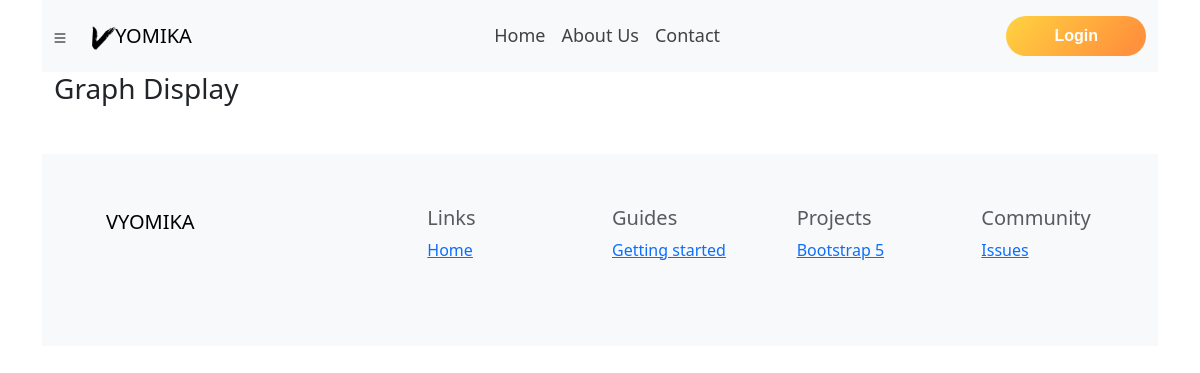
Before: /visualize/display/54/ with the older database file.
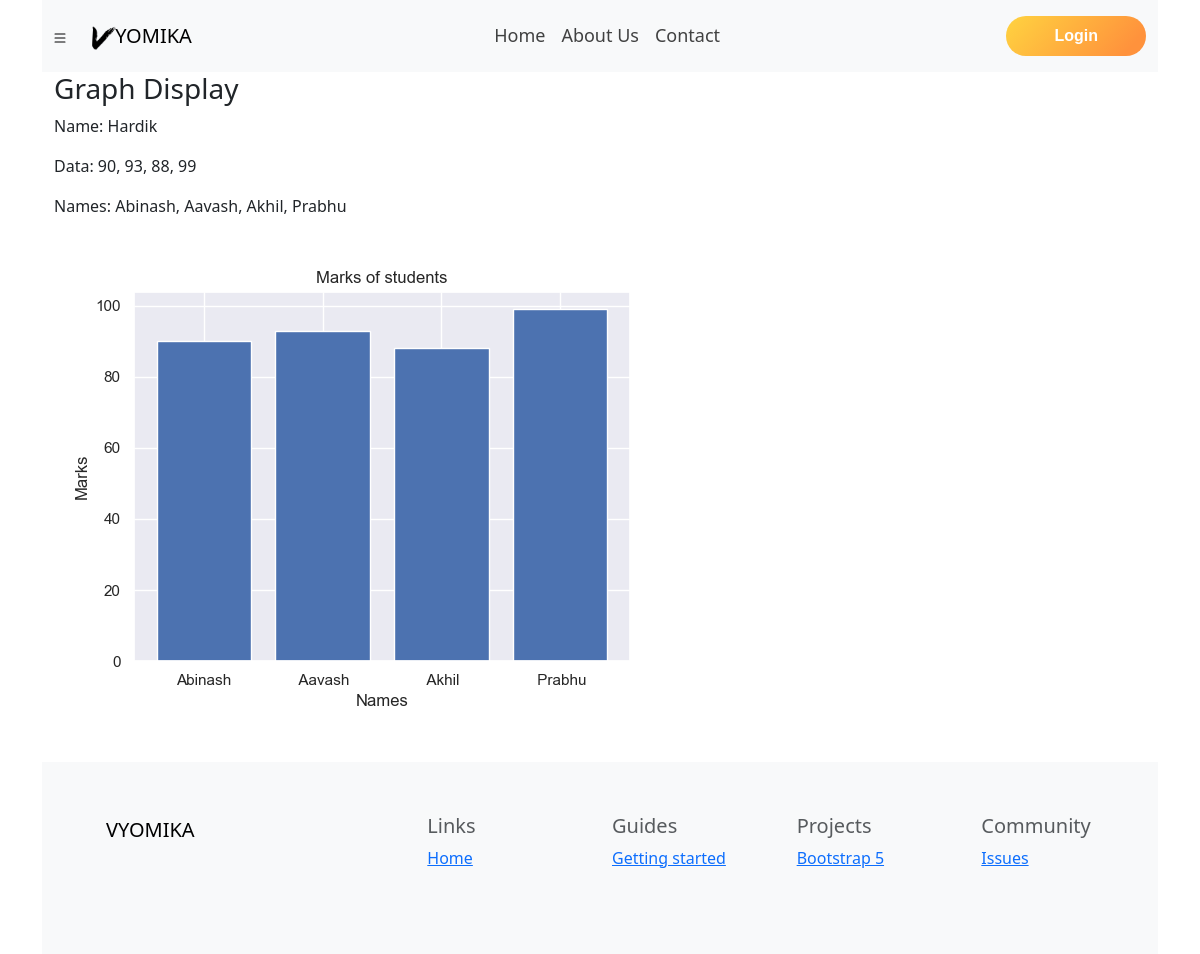
After: the same page with the newer database file.
### Visualize/models.py (models this page shows, shortened)
class Visualize(models.Model):
    snum = models.AutoField(primary_key=True)
    user = models.ForeignKey(UserAccount, on_delete = models.CASCADE)
    fname = models.CharField(max_length=55, default='')
    datas = models.CharField(max_length=100, default='')
    names = models.CharField(max_length=255, default='')
    graph = models.ImageField(default='', upload_to='graphs')
    file = models.FileField(default='', upload_to='files')

### Visualize/views.py (the view)
# urls.py: path('display/<int:snum>/', views.displayGraph, name='displayGraph')
def displayGraph(request, snum):
    data = Visualize.objects.filter(snum=snum).first()
    url = f'/media/graph{snum}.png'
    context = {'data': data, 'url':url}
    return render(request, 'Visualize/visualize.html', context)

### templates/Visualize/visualize.html (shortened to what this page needs)
{% extends 'base.html' %}
{% block body %}
<div class="container">
    <h3>Graph Display</h3>
    {% if data %}
    <div>
        <p>Name: {{ data.fname }}</p>
        <p>Data: {{ data.datas }}</p>
        <p>Names: {{ data.names }}</p>
    </div>
    <img src="/media/graphs/graph{{data.snum}}.png" alt="Graph {{data.snum}}">
    {% endif %}
</div>
{% endblock %}

Changed rows visible on the page:
added Visualize: fname "Hardik", datas "90, 93, 88, 99", names "Abinash, Aavash, Akhil, Prabhu"
Other visible differences:
text now shown: "Name: Data: Names:"
